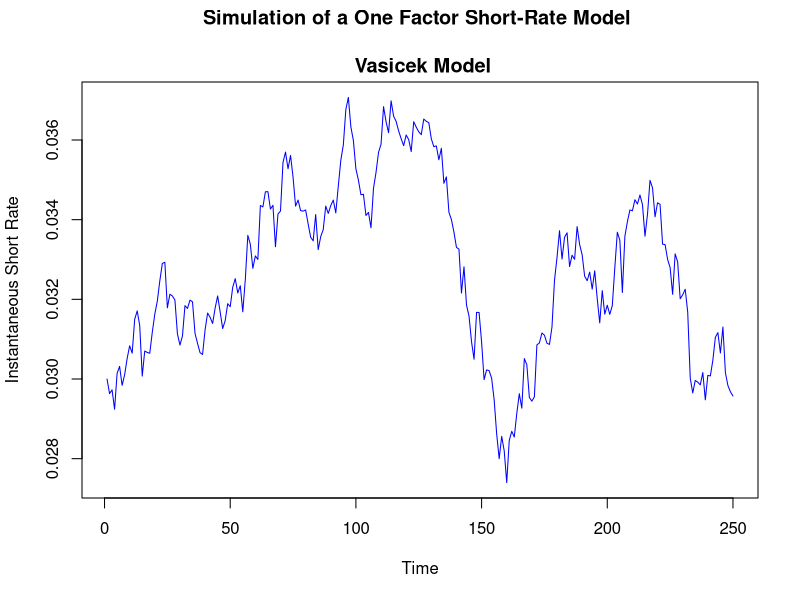
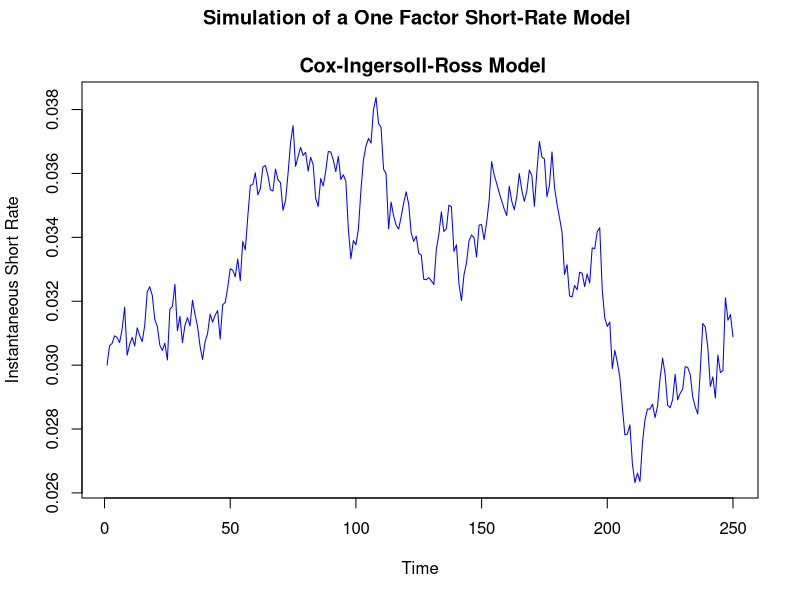
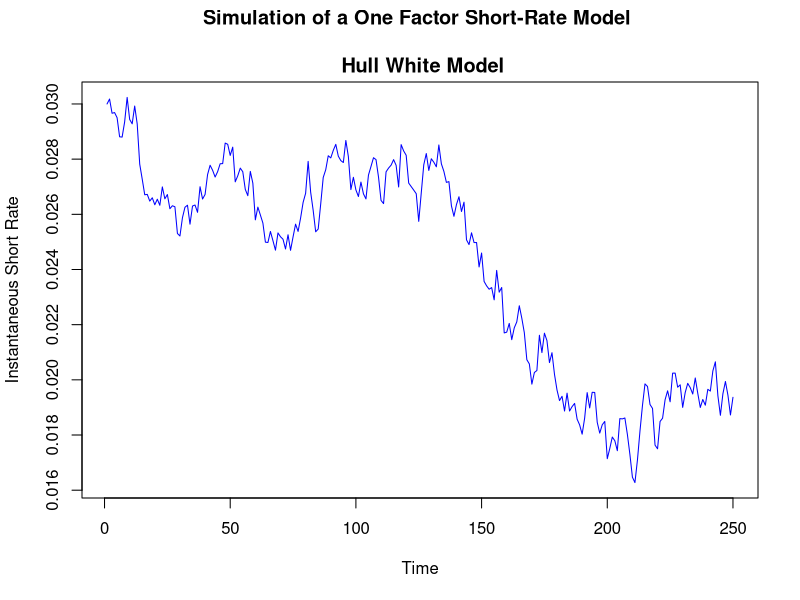
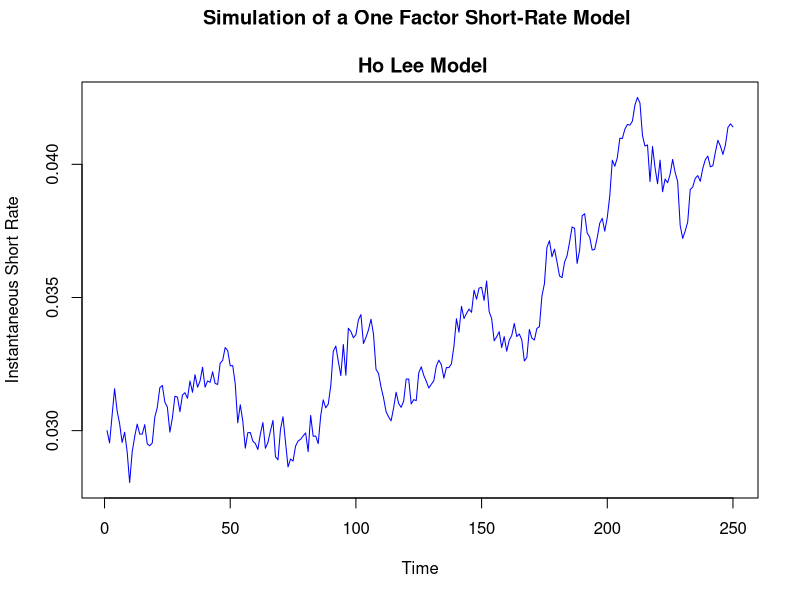

Write R code to recreate these figures, in order.
rm(list = ls(all = TRUE))
graphics.off()

                                       # some general parameters
set.seed(1)                            # seed for random number generation
dt   = 1                               # length of each time interval
T    = 250                             # time period
t    = seq(1,T,by=dt)                  # vector containing time steps
r    = NULL                            # vector of instantaneous short rate
r[1] = 0.03                            # initial value of the short rate
dv   = NULL                            # random increment, depending on
                                       # the Wiener Process and volatility



SFEsimVasicek=function(a,b,sigma){     # Vasicek Short Rate Model
  for (i in 2 : T){
    dv[i] = sigma * sqrt(dt/T) * rnorm(1,mean=0,sd=1)
    r[i]  = r[i - 1] + a * (b - r[i - 1]) * (dt/T) + dv[i] 
  }
  plot(t,r,type="l",col="blue",xlab="Time",ylab="Instantaneous Short Rate", 
       main="Simulation of a One Factor Short-Rate Model 
       \n Vasicek Model")
}


SFEsimCIR=function(a,b,sigma){         # Cox-Ingersoll-Ross Short Rate Model
  for (i in 2 : T){
    dv[i] = sigma * sqrt(dt/T) * sqrt(r[i - 1]) * rnorm(1,mean=0,sd=1)
    r[i]  = r[i - 1] + a * (b - r[i - 1]) * (dt/T) + dv[i] 
  }
  plot(t,r,type="l",col="blue",xlab="Time",ylab="Instantaneous Short Rate", 
       main="Simulation of a One Factor Short-Rate Model 
       \n Cox-Ingersoll-Ross Model")
}


delta=function(t){                     # Deterministic function of Time
# delta = 0.0161
  delta = 0.0000644 * t
# delta = cos(t)
  return(delta)
}


SFEsimHullWhite=function(a,sigma){     # Hull-White Short Rate Model
  for (i in 2:T){
    dv[i] = sigma * sqrt(dt/T) * rnorm(1,mean=0,sd=1)
    r[i]  = r[i - 1] + (delta(t = i - 1) - a * r[i - 1]) * (dt/T) + dv[i]
  }
  plot(t,r,type="l",col="blue",xlab="Time",ylab="Instantaneous Short Rate", 
       main="Simulation of a One Factor Short-Rate Model 
       \n Hull White Model")
}


SFEsimHoLee=function(sigma){           # Ho-Lee Short Rate Model
  for (i in 2:T) {
    dv[i] = sigma * sqrt(dt/T) * rnorm(1,mean=0,sd=1)
    r[i]  = r[i - 1] + delta(i - 1) * (dt/T) + dv[i]
  }
  plot(t,r,type="l",col="blue",xlab="Time",ylab="Instantaneous Short Rate", 
       main="Simulation of a One Factor Short-Rate Model 
       \n Ho Lee Model")
}



 SFEsimVasicek(a = 0.161, b = 0.014, sigma = 0.009)
#SFEsimVasicek(a = 0.161, b = 0.014, sigma = 0.090)
#SFEsimVasicek(a = 0.861, b = 0.014, sigma = 0.009)
#SFEsimVasicek(a = 0.861, b = 0.080, sigma = 0.009)

 SFEsimCIR(a = 0.221, b = 0.02, sigma = 0.055)
#SFEsimCIR(a = 0.221, b = 0.02, sigma = 0.55)
 
                                       # HW-Model: long term trend: delta(t)/a 
                                       
 SFEsimHullWhite(a = 0.161, sigma = 0.009)
 
                                       # HL-Model: long term trend: delta(t)+r0
                                       
 SFEsimHoLee(sigma = 0.009)
